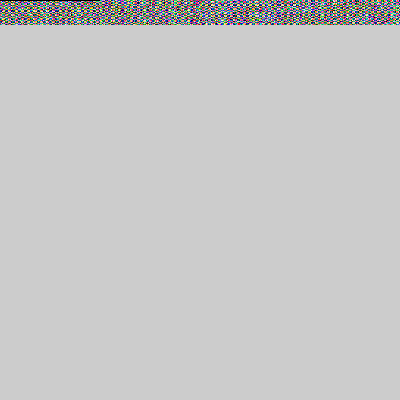
Frame 1 (no input)
Frame 2 (the mouse pressed at the canvas centre, redrawn once): identical to frame 1, image omitted

The Processing sketch that drew this single still picture (run headless with seeded random() and noise(); the mouse was pressed at the canvas centre and the sketch redrawn once):

// Processing sketch: soemthing_i_dont_know
// ── soemthing_i_dont_know.pde
int[][] xy;
void setup () {
  size(400,400);
  xy = new int[100][100];
  
  for (int x = 0; x < xy.length; x += 1) {    
    for (int y = 0; y < xy[x].length; y += 1) {
    //  xy[x][y] = color(random(255), random(255), random(255));
      double xx = 1 / degrees(sin(x));
      double yy = 1 / degrees(cos(y));
     // println(xx + "," + yy);
      xy[x][y] = (int)(255 / (xx * yy));
    }
  }
  noLoop();
}

void draw() {
  loadPixels();
  
  int i = 0;
  for (int x = 0; x < xy.length; x += 1) {    
    for (int y = 0; y < xy[x].length; y += 1) {
      int ii = i + 1;
      for ( ; i < ii; i += 1) {
        pixels[i] = xy[x][y];
      }
      
    }
  }
  
    
  
  /*
  int i = 0;
   
  for (int x = 0; x < xy.length; x += 1) {    
    for (int y = 0; y < xy[x].length; y += 1) {
       pixels[i] = xy[x][y];
      i += 1;
    }
  }
  */
  updatePixels();
}
